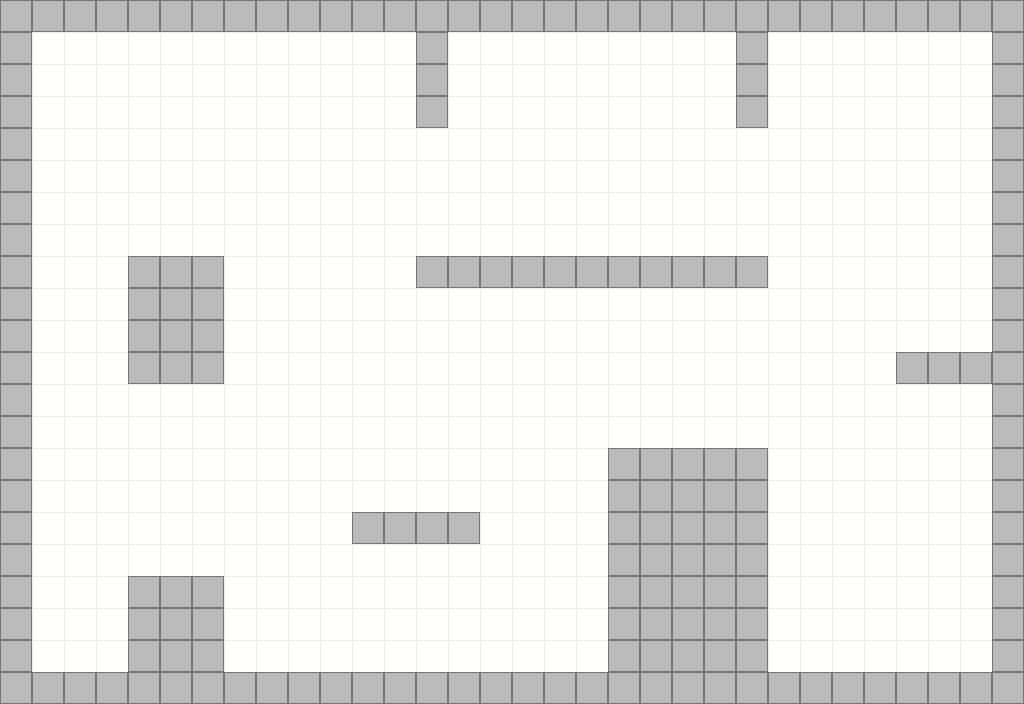

This is a level from a 2D game, rendered from its Tiled map with the project's own tilesets. A one-line summary and the complete map file follow:
An orthogonal 32x22 tile map with 32x32 px tiles, 2 tile layers (background, foreground).

<map version="1.0" tiledversion="1.0.2" orientation="orthogonal" renderorder="right-down" width="32" height="22" tilewidth="32" tileheight="32" nextobjectid="1">
 <tileset firstgid="1" name="default_tileset" tilewidth="32" tileheight="32" tilecount="3" columns="3">
  <image source="../assets/tileset.png" width="96" height="32" />
 </tileset>
 <layer name="background" width="32" height="22">
  <data encoding="csv">
1,1,1,1,1,1,1,1,1,1,1,1,1,1,1,1,1,1,1,1,1,1,1,1,1,1,1,1,1,1,1,1,
1,1,1,1,1,1,1,1,1,1,1,1,1,1,1,1,1,1,1,1,1,1,1,1,1,1,1,1,1,1,1,1,
1,1,1,1,1,1,1,1,1,1,1,1,1,1,1,1,1,1,1,1,1,1,1,1,1,1,1,1,1,1,1,1,
1,1,1,1,1,1,1,1,1,1,1,1,1,1,1,1,1,1,1,1,1,1,1,1,1,1,1,1,1,1,1,1,
1,1,1,1,1,1,1,1,1,1,1,1,1,1,1,1,1,1,1,1,1,1,1,1,1,1,1,1,1,1,1,1,
1,1,1,1,1,1,1,1,1,1,1,1,1,1,1,1,1,1,1,1,1,1,1,1,1,1,1,1,1,1,1,1,
1,1,1,1,1,1,1,1,1,1,1,1,1,1,1,1,1,1,1,1,1,1,1,1,1,1,1,1,1,1,1,1,
1,1,1,1,1,1,1,1,1,1,1,1,1,1,1,1,1,1,1,1,1,1,1,1,1,1,1,1,1,1,1,1,
1,1,1,1,1,1,1,1,1,1,1,1,1,1,1,1,1,1,1,1,1,1,1,1,1,1,1,1,1,1,1,1,
1,1,1,1,1,1,1,1,1,1,1,1,1,1,1,1,1,1,1,1,1,1,1,1,1,1,1,1,1,1,1,1,
1,1,1,1,1,1,1,1,1,1,1,1,1,1,1,1,1,1,1,1,1,1,1,1,1,1,1,1,1,1,1,1,
1,1,1,1,1,1,1,1,1,1,1,1,1,1,1,1,1,1,1,1,1,1,1,1,1,1,1,1,1,1,1,1,
1,1,1,1,1,1,1,1,1,1,1,1,1,1,1,1,1,1,1,1,1,1,1,1,1,1,1,1,1,1,1,1,
1,1,1,1,1,1,1,1,1,1,1,1,1,1,1,1,1,1,1,1,1,1,1,1,1,1,1,1,1,1,1,1,
1,1,1,1,1,1,1,1,1,1,1,1,1,1,1,1,1,1,1,1,1,1,1,1,1,1,1,1,1,1,1,1,
1,1,1,1,1,1,1,1,1,1,1,1,1,1,1,1,1,1,1,1,1,1,1,1,1,1,1,1,1,1,1,1,
1,1,1,1,1,1,1,1,1,1,1,1,1,1,1,1,1,1,1,1,1,1,1,1,1,1,1,1,1,1,1,1,
1,1,1,1,1,1,1,1,1,1,1,1,1,1,1,1,1,1,1,1,1,1,1,1,1,1,1,1,1,1,1,1,
1,1,1,1,1,1,1,1,1,1,1,1,1,1,1,1,1,1,1,1,1,1,1,1,1,1,1,1,1,1,1,1,
1,1,1,1,1,1,1,1,1,1,1,1,1,1,1,1,1,1,1,1,1,1,1,1,1,1,1,1,1,1,1,1,
1,1,1,1,1,1,1,1,1,1,1,1,1,1,1,1,1,1,1,1,1,1,1,1,1,1,1,1,1,1,1,1,
1,1,1,1,1,1,1,1,1,1,1,1,1,1,1,1,1,1,1,1,1,1,1,1,1,1,1,1,1,1,1,1
</data>
 </layer>
 <layer name="foreground" width="32" height="22">
  <data encoding="csv">
2,2,2,2,2,2,2,2,2,2,2,2,2,2,2,2,2,2,2,2,2,2,2,2,2,2,2,2,2,2,2,2,
2,0,0,0,0,0,0,0,0,0,0,0,0,2,0,0,0,0,0,0,0,0,0,2,0,0,0,0,0,0,0,2,
2,0,0,0,0,0,0,0,0,0,0,0,0,2,0,0,0,0,0,0,0,0,0,2,0,0,0,0,0,0,0,2,
2,0,0,0,0,0,0,0,0,0,0,0,0,2,0,0,0,0,0,0,0,0,0,2,0,0,0,0,0,0,0,2,
2,0,0,0,0,0,0,0,0,0,0,0,0,0,0,0,0,0,0,0,0,0,0,0,0,0,0,0,0,0,0,2,
2,0,0,0,0,0,0,0,0,0,0,0,0,0,0,0,0,0,0,0,0,0,0,0,0,0,0,0,0,0,0,2,
2,0,0,0,0,0,0,0,0,0,0,0,0,0,0,0,0,0,0,0,0,0,0,0,0,0,0,0,0,0,0,2,
2,0,0,0,0,0,0,0,0,0,0,0,0,0,0,0,0,0,0,0,0,0,0,0,0,0,0,0,0,0,0,2,
2,0,0,0,2,2,2,0,0,0,0,0,0,2,2,2,2,2,2,2,2,2,2,2,0,0,0,0,0,0,0,2,
2,0,0,0,2,2,2,0,0,0,0,0,0,0,0,0,0,0,0,0,0,0,0,0,0,0,0,0,0,0,0,2,
2,0,0,0,2,2,2,0,0,0,0,0,0,0,0,0,0,0,0,0,0,0,0,0,0,0,0,0,0,0,0,2,
2,0,0,0,2,2,2,0,0,0,0,0,0,0,0,0,0,0,0,0,0,0,0,0,0,0,0,0,2,2,2,2,
2,0,0,0,0,0,0,0,0,0,0,0,0,0,0,0,0,0,0,0,0,0,0,0,0,0,0,0,0,0,0,2,
2,0,0,0,0,0,0,0,0,0,0,0,0,0,0,0,0,0,0,0,0,0,0,0,0,0,0,0,0,0,0,2,
2,0,0,0,0,0,0,0,0,0,0,0,0,0,0,0,0,0,0,2,2,2,2,2,0,0,0,0,0,0,0,2,
2,0,0,0,0,0,0,0,0,0,0,0,0,0,0,0,0,0,0,2,2,2,2,2,0,0,0,0,0,0,0,2,
2,0,0,0,0,0,0,0,0,0,0,2,2,2,2,0,0,0,0,2,2,2,2,2,0,0,0,0,0,0,0,2,
2,0,0,0,0,0,0,0,0,0,0,0,0,0,0,0,0,0,0,2,2,2,2,2,0,0,0,0,0,0,0,2,
2,0,0,0,2,2,2,0,0,0,0,0,0,0,0,0,0,0,0,2,2,2,2,2,0,0,0,0,0,0,0,2,
2,0,0,0,2,2,2,0,0,0,0,0,0,0,0,0,0,0,0,2,2,2,2,2,0,0,0,0,0,0,0,2,
2,0,0,0,2,2,2,0,0,0,0,0,0,0,0,0,0,0,0,2,2,2,2,2,0,0,0,0,0,0,0,2,
2,2,2,2,2,2,2,2,2,2,2,2,2,2,2,2,2,2,2,2,2,2,2,2,2,2,2,2,2,2,2,2
</data>
 </layer>
</map>